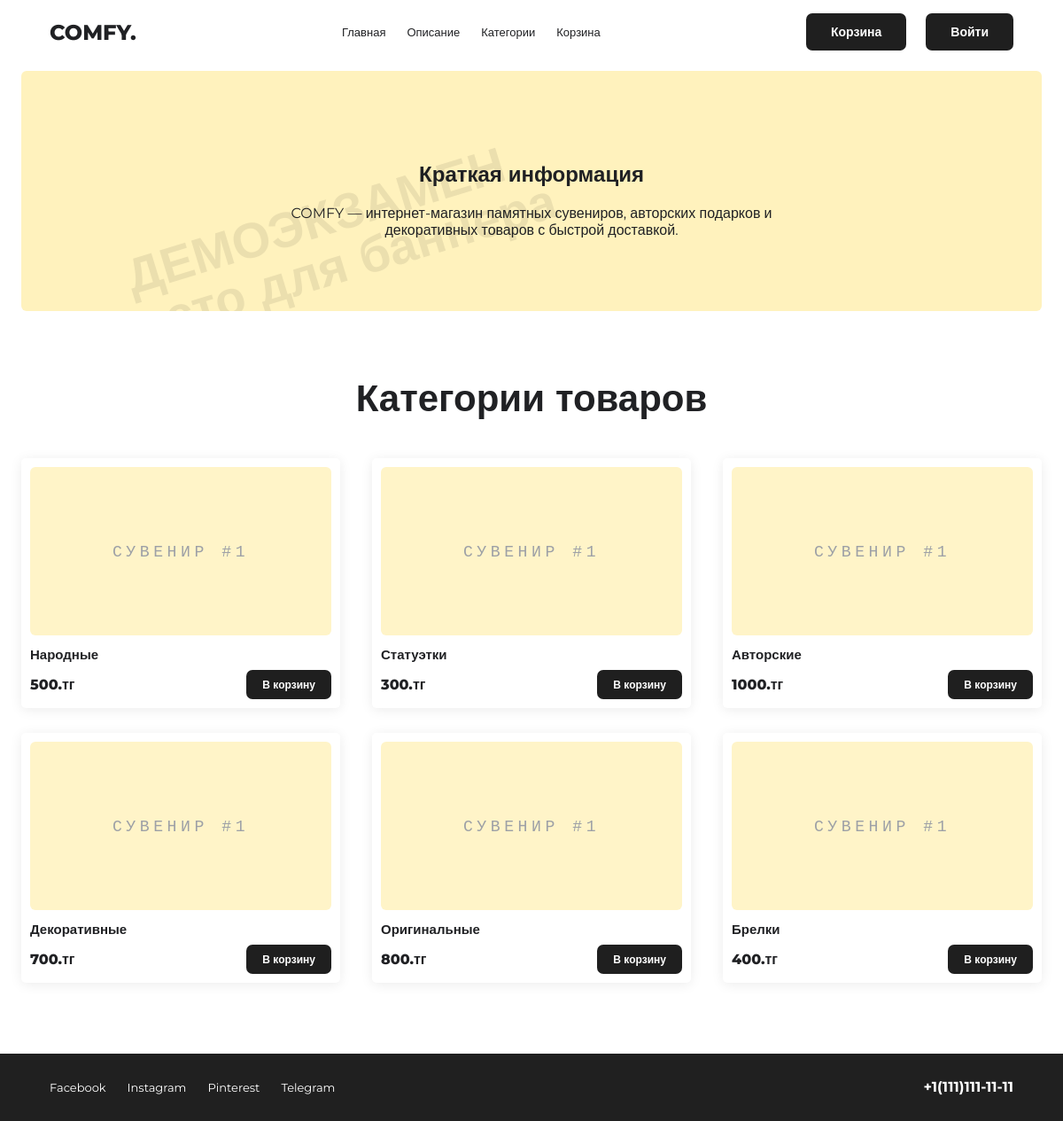
The page / on the database its author committed.
### tables this page shows
CREATE TABLE products (
    id INT AUTO_INCREMENT PRIMARY KEY,
    category_id INT NOT NULL,
    title VARCHAR(160) NOT NULL,
    description TEXT NULL,
    price DECIMAL(10,2) NOT NULL,
    image VARCHAR(255) DEFAULT 'assets/images/placeholder.svg',
    is_popular TINYINT(1) NOT NULL DEFAULT 0,
    stock INT NOT NULL DEFAULT 10,
    created_at TIMESTAMP DEFAULT CURRENT_TIMESTAMP,
    CONSTRAINT fk_products_categories FOREIGN KEY (category_id) REFERENCES categories(id) ON DELETE CASCADE
);

CREATE TABLE categories (
    id INT AUTO_INCREMENT PRIMARY KEY,
    title VARCHAR(120) NOT NULL,
    description TEXT NULL
);

### index.php (the view)
<?php
require_once __DIR__ . '/config.php';
$stmt = $pdo->prepare('SELECT p.*, c.title AS category_title FROM products p JOIN categories c ON c.id=p.category_id ORDER BY p.id LIMIT 6');
$stmt->execute(); $products = $stmt->fetchAll(); site_header('COMFY — магазин сувениров');
?>
<main class="container"><section id="about" class="hero"><h1>Краткая информация</h1><p class="lead">COMFY — интернет-магазин памятных сувениров, авторских подарков и декоративных товаров с быстрой доставкой.</p></section><h2 class="section-title">Категории товаров</h2><section class="products-grid"><?php foreach($products as $p): ?><article class="product-card"><img src="<?= e($p['image']) ?>" alt="<?= e($p['title']) ?>"><h3 class="product-title"><?= e($p['category_title']) ?></h3><div class="product-bottom"><span class="price"><?= (int)$p['price'] ?>.тг</span><form action="controllers/action_add_product.php" method="post"><input type="hidden" name="product_id" value="<?= (int)$p['id'] ?>"><button class="btn-dark btn-small">В корзину</button></form></div></article><?php endforeach; ?></section></main><?php site_footer(); ?>

### config.php (shortened to what this page needs)
<?php
function e(?string $value): string
{
    return htmlspecialchars((string)$value, ENT_QUOTES | ENT_SUBSTITUTE, 'UTF-8');
}
function current_user(): ?array
{
    return $_SESSION['user'] ?? null;
}
function basket_count(): int
{
    return array_sum($_SESSION['basket'] ?? []);
}
function site_header(string $title = 'COMFY'): void
{
    $user = current_user();
    ?>
    <!doctype html>
    <html lang="ru">
    <head>
        <link rel="stylesheet" href="assets/styles.css">
    </head>
    <body>
    <header class="site-header">
        <a class="logo" href="index.php">COMFY.</a>
        <nav class="main-nav" aria-label="Главная навигация">
            <a href="index.php">Главная</a>
            <a href="index.php#about">Описание</a>
            <a href="product_list.php">Категории</a>
            <a href="basket.php">Корзина</a>
        </nav>
        <div class="header-actions">
            <a class="btn btn-dark" href="basket.php">Корзина<?= basket_count() ? ' (' . basket_count() . ')' : '' ?></a>
            <?php if ($user): ?>
                <a class="user-link" href="profile.php"><?= e($user['name'] ?: $user['email']) ?></a>
            <?php else: ?>
                <a class="btn btn-dark" href="login.php">Войти</a>
            <?php endif; ?>
        </div>
    </header>
    <?php
}
function site_footer(): void
{
    ?>
    <footer class="site-footer">
        <div class="socials"><a>Facebook</a><a>Instagram</a><a>Pinterest</a><a>Telegram</a></div>
        <strong>+1(111)111-11-11</strong>
    </footer>
    </body></html>
    <?php
}

### assets/styles.css (style rules this page uses)
* { box-sizing:border-box }
html { scroll-behavior:smooth }
body { margin:0;font-family:Montserrat,Arial,sans-serif;color:#202124;background:#fff;min-width:0 }
a { color:inherit;text-decoration:none }
img { max-width:100%;display:block }
.site-header { min-height:72px;display:flex;align-items:center;gap:24px;justify-content:space-between;padding:0 56px }
.logo { font-weight:800;font-size:24px }
.main-nav { display:flex;gap:24px;font-size:13px }
.header-actions { display:flex;align-items:center;gap:22px }
.btn,button { border:0;border-radius:7px;padding:12px 28px;font:700 14px Montserrat,Arial;cursor:pointer;display:inline-flex;align-items:center;justify-content:center }
.btn-dark,button.btn-dark { background:#1f1f1f;color:#fff }
.btn-small { padding:9px 18px;font-size:12px }
.container { width:min(1160px,calc(100% - 48px));margin:0 auto }
.hero { position:relative;overflow:hidden;background:#fff2bd;border-radius:6px;margin-top:8px;padding:82px 24px;text-align:center }
.hero:before,.auth-banner:before { content:'ДЕМОЭКЗАМЕН\A место для баннера';white-space:pre;position:absolute;inset:auto auto 20px 75px;transform:rotate(-17deg);font-size:56px;line-height:1;color:rgba(0,0,0,.08);font-weight:800;text-align:center }
.section-title { font-size:42px;text-align:center;margin:72px 0 42px }
.lead { max-width:620px;margin:auto }
.products-grid { display:grid;grid-template-columns:repeat(3,1fr);gap:28px 36px }
.product-card { padding:10px;border-radius:5px;background:#fff;box-shadow:0 2px 14px rgba(0,0,0,.08) }
.product-card img { border-radius:6px;width:100%;height:190px;object-fit:cover }
.product-title { font-size:15px;margin:12px 0 8px }
.product-bottom { display:flex;align-items:center;justify-content:space-between;gap:12px }
.price { font-weight:800 }
.site-footer { margin-top:80px;background:#202020;color:#fff;min-height:76px;padding:0 56px;display:flex;align-items:center;justify-content:space-between }
.socials { display:flex;gap:24px;font-size:13px }

### rows shown on the page
products: image (placeholder picture), category.title "Народные", price "500"
products: image (placeholder picture), category.title "Статуэтки", price "300"
products: image (placeholder picture), category.title "Авторские", price "1000"
products: image (placeholder picture), category.title "Декоративные", price "700"
products: image (placeholder picture), category.title "Оригинальные", price "800"
products: image (placeholder picture), category.title "Брелки", price "400"
